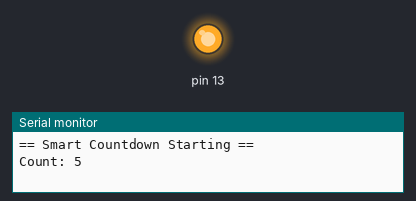
This sketch was run on a simulated Arduino Uno, built with avr-gcc and run on an emulated ATmega328P. Parts: output pins drawn as LEDs (lit = HIGH), the last lines printed to the serial monitor.

Above: at 0.1 s.
At 9.9 s:
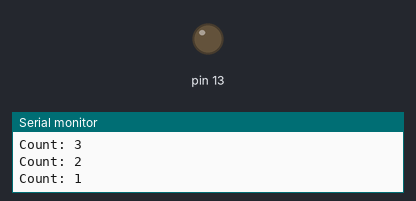
Timing chart, 0 to 11.4 s (numbered marks = the images above):
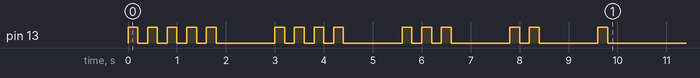

The sketch:

Assigment1_AhiaduVincent.ino
```cpp
void flashLED(int times) {
  for (int i = 0; i < times; i++) {
    digitalWrite(13, HIGH);
    delay(200);

    digitalWrite(13, LOW);
    delay(200);
  }

  delay(1000);
}

void setup() {
  pinMode(13, OUTPUT);
  Serial.begin(9600);

  int startValue = 5;

  Serial.println("== Smart Countdown Starting ==");

  while (startValue >= 1) {
    Serial.print("Count: ");
    Serial.println(startValue);

    flashLED(startValue);

    startValue--;
  }

  Serial.println("== Countdown Completed ==");
}

void loop() {
}
```
